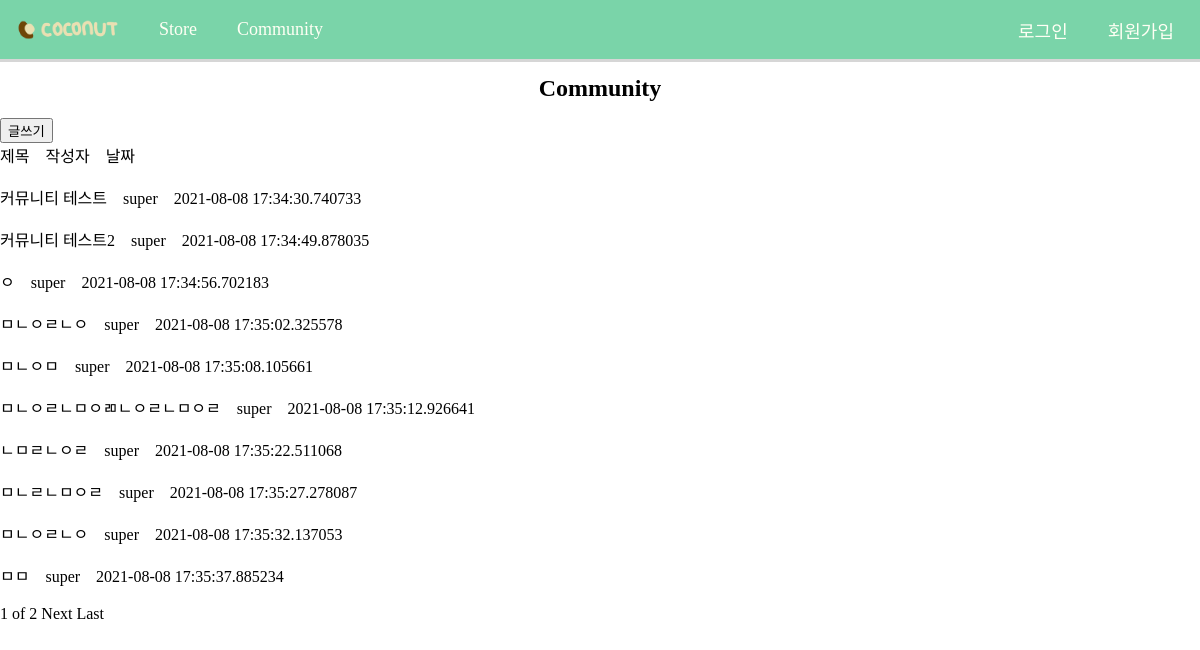
Page /community/main/ on the earlier database version.
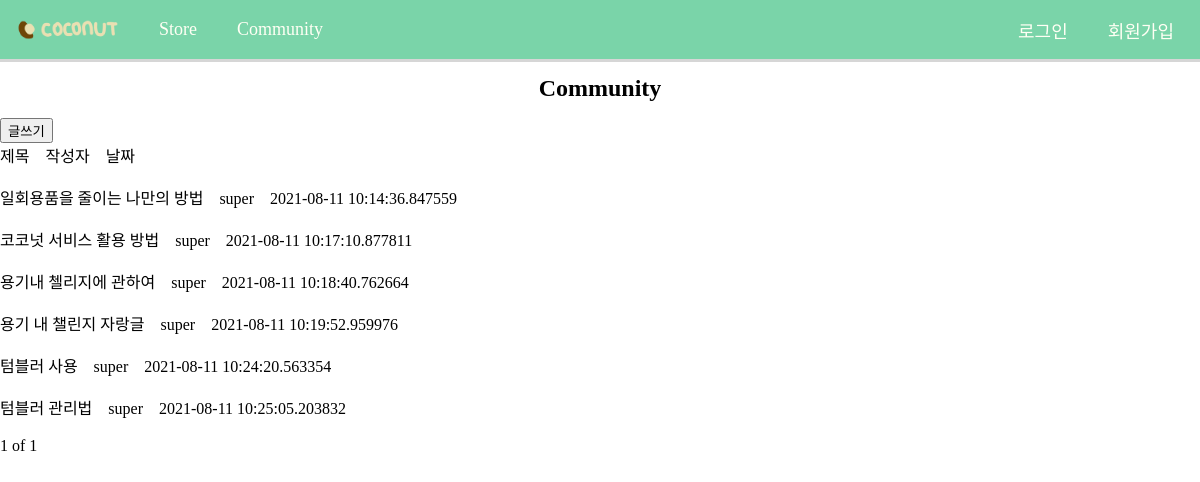
Same page on the later database version.
### community/models.py (models this page shows, shortened)
class Community(models.Model):
    writer = models.CharField(max_length=200, default='')
    title = models.CharField(max_length=200, default='')
    content = models.CharField(max_length=200, default='')
    subdate = models.CharField(max_length=200, default='')

### community/views.py (the view)
# urls.py: path('main/', views.commu_main, name = "commu_main"),
def commu_main(request):
    communitys = Community.objects
    community_list = Community.objects.all()
    paginator = Paginator(community_list,10)
    page = request.GET.get('page')
    posts = paginator.get_page(page)
    return render(request,'commu_main.html',{'communitys':communitys,'posts':posts})

### community/templates/commu_main.html (shortened to what this page needs)
<!DOCTYPE html>
<html lang="en">
{% load static %}
<head>
    <link rel="stylesheet" type="text/css" href="{% static 'css/base.css' %}" />
</head>
<body>
    {% include 'base.html'%}
    <div class="main">
        <h1>Community</h1>
        <div class = "button">
            <button onclick=location.href="{%url 'commu_create'%}">글쓰기</button>
            <br>
        </div>
        <div class = "content">
            <span>제목</span>&nbsp&nbsp&nbsp
            <span>작성자</span>&nbsp&nbsp&nbsp
            <span>날짜</span>
            <br>
            <br>
            {% for community in posts %}
                <span><a href = "{% url 'commu_detail' community.id%}">{{community.title}}</a></span>&nbsp&nbsp&nbsp
                <span>{{community.writer}}</span>&nbsp&nbsp&nbsp
                <span>{{community.subdate}}</span>
                <br>
                <br>
            {% endfor %}
            <span>{{posts.number}}</span>
            <span>of</span>
            <span>{{posts.paginator.num_pages}}</span>
            {%if posts.has_next%}
                <a href="?page={{posts.next_page_number}}">Next</a>
                <a href="?page={{posts.paginator.num_pages}}">Last</a>
            {%endif%}
        </div>
    </div>
</body>
</html>

### coconutproject/templates/base.html (shortened to what this page needs)
{% load static %}
    <nav class="nav-container">
        {%if user.is_authenticated%}
            <div class="main-nav-logo">
                <a href = "{% url 'home'%}">
                    <img src="/static/img/coconut_logo.png" class="nav-logo-img">
                </a>
            </div>
            <div class="nav-item-left-container">
                <div class="nav-item-menu">
                    <li><a href="{% url 'map'%}">Store</a> </li>
                    <li><a href="{% url 'commu_main'%}">Community</a> </li>
                </div>
            </div>
            <div class="nav-item-right-container">
                <li><a href="{% url 'store_registration'%}">가맹점 등록</a> </li>
                <li><a href="{% url 'qrpage'%}">QR</a> </li>
                <li><a href="{% url 'qr_scan'%}">SCAN</a> </li>
                <li><a href="{% url 'mypoint'%}">마이페이지</a> </li>
                <li><a href="{% url 'logout'%}">로그아웃</a> </li>
            </div>
            <div class="navbar-tooglebox">
                <span class="iconify" data-icon="ci:hamburger" style="color: #fffff4;" data-width="40"></span>
            </div>
        {%else%}
            <div class="main-nav-logo">
                <a href = "{% url 'home'%}">
                    <img src="/static/img/coconut_logo.png" class="nav-logo-img">
                </a>
            </div>
            <div class="nav-item-left-container">
                <div class="nav-item-menu">
                    <li><a href="{% url 'map'%}">Store</a> </li>
                    <li><a href="{% url 'commu_main'%}">Community</a> </li>
                </div>
            </div>
            <div class="nav-item-right-container"></ul>
                <li><a href="{% url 'login'%}">로그인</a> </li>
                <li><a href="{% url 'signup_choice'%}">회원가입</a> </li>
            </div>
        {%endif%}
    </nav>

### coconutproject/static/css/base.css (style rules this page uses)
:root { --mint: #7ad4a9; --brown: #754434; --ivory: #fffff4; --title: 25px; --subtitle: 17px; --content: 15px; }
* { font-family: "InfinitySans-RegularA1"; }
body { margin: 0; padding: 0; }
a { text-decoration: none; color: black; }
.nav-container a { text-decoration: none; color: var(--ivory); }
h1 { display: flex; justify-content: center; font-size: 2vw; font-weight: bold; width: 100%; }
.nav-container { display: flex; justify-content: space-between; align-items: center; width: 100%; background-color: var(--mint); font-size: 18px; font-family: InfinitySans-RegularA1; box-shadow: 0 0 0 3px #cccc ; padding: 0.5% 0; }
.nav-item-left-container { display: flex; justify-content: flex-start; width: 30%; }
.main-nav-logo { margin-left: 0.5%; padding: 0; }
.main-nav-logo a { margin: 0; padding: 0; height: 47px; }
.nav-logo-img { margin: 0; padding: 0; width: auto; height: 47px; vertical-align: bottom; }
.nav-item-menu { display: flex; list-style: none; }
.nav-item-menu li { padding: 10px 20px; }
.nav-item-right-container { display: flex; justify-content: flex-end; list-style: none; padding-left: 0; margin-right: 0.5%; width: 60%; }
.nav-item-right-container li { padding: 10px 20px; }

Differences in the rows shown:
removed Community: title "커뮤니티 테스트", writer "super", subdate "2021-08-08 17:34:30.740733"
removed Community: title "커뮤니티 테스트2", writer "super", subdate "2021-08-08 17:34:49.878035"
removed Community: title "ㅇ", writer "super", subdate "2021-08-08 17:34:56.702183"
removed Community: title "ㅁㄴㅇㄹㄴㅇ", writer "super", subdate "2021-08-08 17:35:02.325578"
removed Community: title "ㅁㄴㅇㅁ", writer "super", subdate "2021-08-08 17:35:08.105661"
removed Community: title "ㅁㄴㅇㄹㄴㅁㅇㄻㄴㅇㄹㄴㅁㅇㄹ", writer "super", subdate "2021-08-08 17:35:12.926641"
removed Community: title "ㄴㅁㄹㄴㅇㄹ", writer "super", subdate "2021-08-08 17:35:22.511068"
removed Community: title "ㅁㄴㄹㄴㅁㅇㄹ", writer "super", subdate "2021-08-08 17:35:27.278087"
removed Community: title "ㅁㄴㅇㄹㄴㅇ", writer "super", subdate "2021-08-08 17:35:32.137053"
removed Community: title "ㅁㅁ", writer "super", subdate "2021-08-08 17:35:37.885234"
added Community: title "일회용품을 줄이는 나만의 방법", writer "super", subdate "2021-08-11 10:14:36.847559"
added Community: title "코코넛 서비스 활용 방법", writer "super", subdate "2021-08-11 10:17:10.877811"
added Community: title "용기내 첼리지에 관하여", writer "super", subdate "2021-08-11 10:18:40.762664"
added Community: title "용기 내 챌린지 자랑글", writer "super", subdate "2021-08-11 10:19:52.959976"
added Community: title "텀블러 사용", writer "super", subdate "2021-08-11 10:24:20.563354"
added Community: title "텀블러 관리법", writer "super", subdate "2021-08-11 10:25:05.203832"
Other differences:
{{ posts.paginator.num_pages }}: "2" → "1"
text no longer shown: "Next Last"
